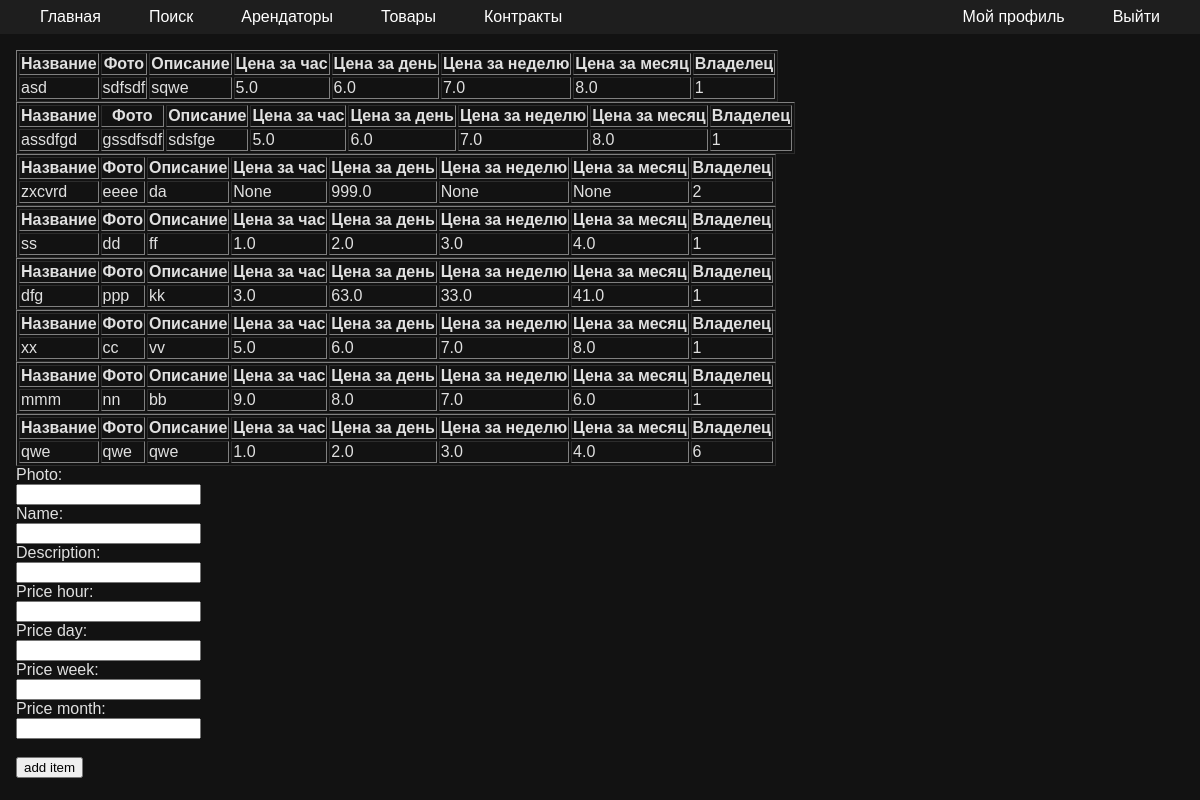
Screenshot of /items (signed in) with the database file from the repository.
### models.py (models this page shows, shortened)
class Item(Base):
    __tablename__ = 'item'
    id = Column(Integer, primary_key=True, autoincrement=True, unique=True, nullable=False)
    photo = Column(String, nullable=False)
    name = Column(String, nullable=False)
    description = Column(String, nullable=False)
    price_hour = Column(REAL, nullable=True)
    price_day = Column(REAL, nullable=True)
    price_week = Column(REAL, nullable=True)
    price_month = Column(REAL, nullable=True)
    owner = mapped_column(ForeignKey('user.id'), nullable=False)

### app.py (the view)
@login_required
@app.get('/items')
def itemsList():
    init_db()
    items_list_query = select(models.Item)
    items_list = list(db_session.execute(items_list_query).scalars())
    item_owner = session['user_id']
    return render_template("items.html", items_list=items_list, item_owner=item_owner)

### database.py (called while the page is built)
def init_db():
    import models
    Base.metadata.create_all(bind=engine)

### templates/items.html
{% extends 'base.html' %}
{% block content %}
{% for itm in items_list %}
<table border="1">
    <thead>
        <tr>
            <th>Название</th>
            <th>Фото</th>
            <th>Описание</th>
            <th>Цена за час</th>
            <th>Цена за день</th>
            <th>Цена за неделю</th>
            <th>Цена за месяц</th>
            <th>Владелец</th>
        </tr>
    </thead>
    <tbody>
        <tr>
            <td>{{itm.name}}</td>
            <td>{{itm.photo}}</td>
            <td>{{itm.description}}</td>
            <td>{{itm.price_hour}}</td>
            <td>{{itm.price_day}}</td>
            <td>{{itm.price_week}}</td>
            <td>{{itm.price_month}}</td>
            <td>{{itm.owner}}</td>
        </tr>
    </tbody>
</table>
{% endfor %}
<form action="/items" method="post">
    Photo: <br>
    <input type="text" name="photo"> <br>
    Name: <br>
    <input type="text" name="name"> <br>
    Description: <br>
    <input type="text" name="description"> <br>
    Price hour: <br>
    <input type="number" name="price_hour" step="any"> <br>
    Price day: <br>
    <input type="number" name="price_day" step="any"> <br>
    Price week: <br>
    <input type="number" name="price_week" step="any"> <br>
    Price month: <br>
    <input type="number" name="price_month" step="any"> <br>
    <input type="hidden" name="owner" value="{{item_owner}}" readonly><br>
    <input type="submit" value="add item">
</form>
{% endblock %}

### templates/base.html (style rules this page uses)
body { font-family: Arial, sans-serif; margin: 0; padding: 0; background-color: #121212; color: #e0e0e0; }

### rows the page displays
Item: name "asd", photo "sdfsdf", description "sqwe", price_hour "5.0", price_day "6.0", price_week "7.0", price_month "8.0", owner "1"
Item: name "assdfgd", photo "gssdfsdf", description "sdsfge", price_hour "5.0", price_day "6.0", price_week "7.0", price_month "8.0", owner "1"
Item: name "zxcvrd", photo "eeee", description "da", price_hour "None", price_day "999.0", price_week "None", price_month "None", owner "2"
Item: name "ss", photo "dd", description "ff", price_hour "1.0", price_day "2.0", price_week "3.0", price_month "4.0", owner "1"
Item: name "dfg", photo "ppp", description "kk", price_hour "3.0", price_day "63.0", price_week "33.0", price_month "41.0", owner "1"
Item: name "xx", photo "cc", description "vv", price_hour "5.0", price_day "6.0", price_week "7.0", price_month "8.0", owner "1"
Item: name "mmm", photo "nn", description "bb", price_hour "9.0", price_day "8.0", price_week "7.0", price_month "6.0", owner "1"
Item: name "qwe", photo "qwe", description "qwe", price_hour "1.0", price_day "2.0", price_week "3.0", price_month "4.0", owner "6"
